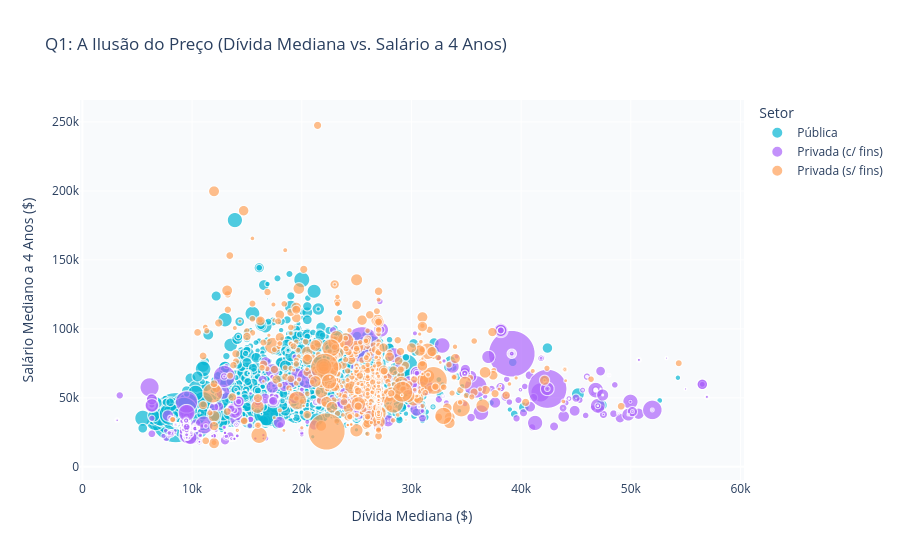
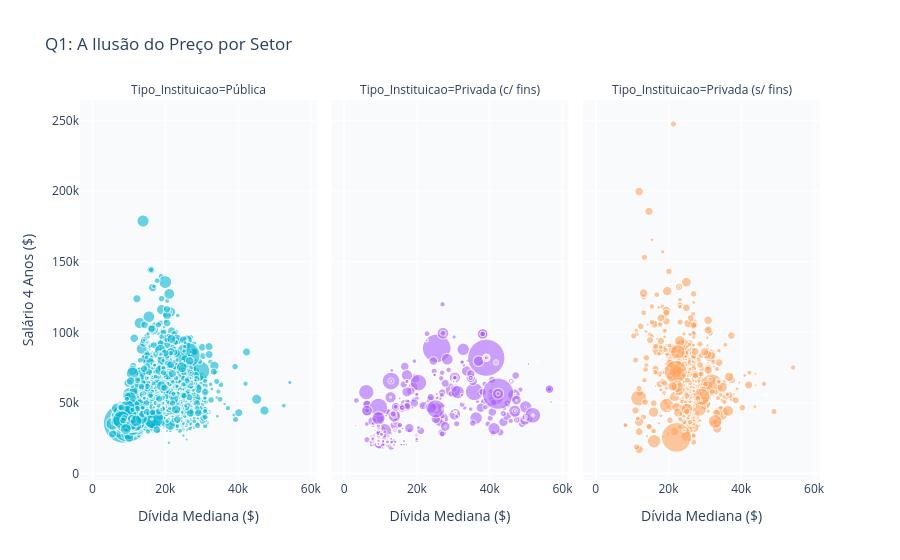
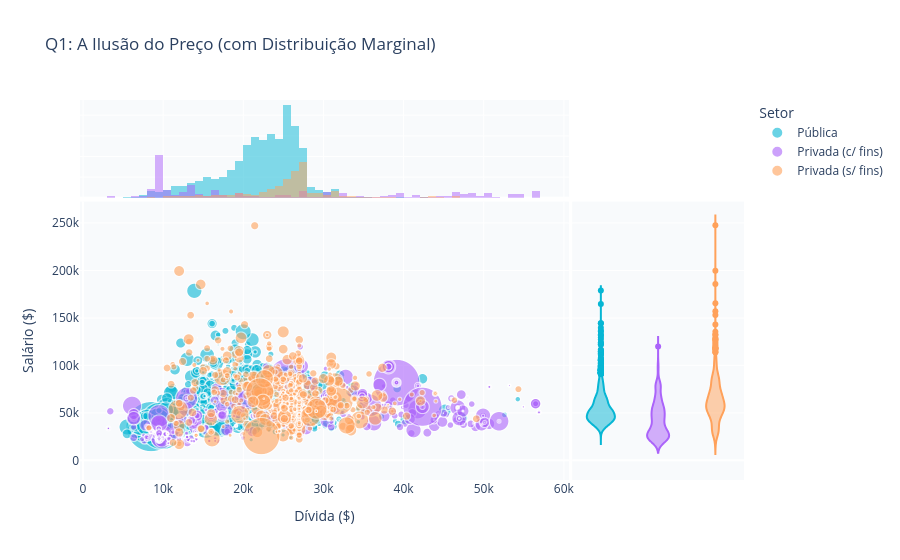

Notebook code cell kept with these figures, in order:
### Code cell
import pandas as pd
import plotly.express as px
import plotly.graph_objects as go
import numpy as np

# 1. Carregar os dados que preparaste
df_final = pd.read_csv('../data/merged_data.csv', low_memory=False)

# 2. Preparação Visual e de Cálculos (Mesmo passo que usaste no Canva)
df_final['IPEDSCOUNT1'] = df_final['IPEDSCOUNT1'].fillna(1) # Impede erro do tamanho das bolhas

# As cores que definimos no Canva para consistência visual
cores_setor = {
    'Pública': '#06B6D4', 
    'Privada (Sem Fins)': '#10B981', 
    'Privada (Com Fins)': '#F43F5E'
}

# ----------------------------------------------------------------------
# Q1. A Ilusão do Preço: Dívida vs. Salário (Radar de ROI)
# ----------------------------------------------------------------------
fig_q1 = px.scatter(
    df_final,
    x='DEBT_ALL_STGP_ANY_MDN',
    y='EARN_MDN_4YR',
    size='IPEDSCOUNT1',
    color='Tipo_Instituicao',
    color_discrete_map=cores_setor,
    hover_name='INSTNM',
    hover_data={'CIPDESC': True, 'STABBR': True},
    size_max=50,
    opacity=0.7,
    title="Q1: A Ilusão do Preço (Dívida Mediana vs. Salário a 4 Anos)",
    labels={
        'DEBT_ALL_STGP_ANY_MDN': 'Dívida Mediana ($)',
        'EARN_MDN_4YR': 'Salário Mediano a 4 Anos ($)',
        'Tipo_Instituicao': 'Setor'
    }
)
fig_q1.update_layout(plot_bgcolor='#F8FAFC', paper_bgcolor='#FFFFFF')
fig_q1.show()

fig_q1_op1 = px.scatter(
    df_final,
    x='DEBT_ALL_STGP_ANY_MDN',
    y='EARN_MDN_4YR',
    size='IPEDSCOUNT1',
    color='Tipo_Instituicao',
    facet_col='Tipo_Instituicao',
    color_discrete_map=cores_setor,
    hover_name='INSTNM',
    size_max=40, # Reduzi um pouco o tamanho máximo para os painéis mais pequenos
    opacity=0.6, # Reduzi um pouco mais a opacidade
    title="Q1: A Ilusão do Preço por Setor",
    labels={'DEBT_ALL_STGP_ANY_MDN': 'Dívida Mediana ($)', 'EARN_MDN_4YR': 'Salário 4 Anos ($)'}
)
# Esconder a legenda, já que os títulos de cada coluna já dizem o setor
fig_q1_op1.update_layout(showlegend=False, plot_bgcolor='#F8FAFC', paper_bgcolor='#FFFFFF')
fig_q1_op1.show()

fig_q1_op2 = px.scatter(
    df_final,
    x='DEBT_ALL_STGP_ANY_MDN',
    y='EARN_MDN_4YR',
    size='IPEDSCOUNT1',
    color='Tipo_Instituicao',
    color_discrete_map=cores_setor,
    hover_name='INSTNM',
    size_max=50,
    opacity=0.6,
    marginal_x="histogram", # ADICIONA UM HISTOGRAMA NO TOPO
    marginal_y="violin",    # ADICIONA UM VIOLIN PLOT NA LATERAL
    title="Q1: A Ilusão do Preço (com Distribuição Marginal)",
    labels={'DEBT_ALL_STGP_ANY_MDN': 'Dívida ($)', 'EARN_MDN_4YR': 'Salário ($)', 'Tipo_Instituicao': 'Setor'}
)
fig_q1_op2.update_layout(plot_bgcolor='#F8FAFC', paper_bgcolor='#FFFFFF')
fig_q1_op2.show()

df_final['EARN_MDN_4YR'] = pd.to_numeric(df_final['EARN_MDN_4YR'], errors='coerce')
df_final['DEBT_ALL_STGP_ANY_MDN'] = pd.to_numeric(df_final['DEBT_ALL_STGP_ANY_MDN'], errors='coerce')

# Calcular o Rácio de ROI (Salário / Dívida)
df_final['ROI_Ratio'] = df_final['EARN_MDN_4YR'] / df_final['DEBT_ALL_STGP_ANY_MDN']

# 2. Criação do Mapa com nomes em Inglês nos labels
fig_q2 = px.scatter_map(
    df_final, 
    lat="LATITUDE", 
    lon="LONGITUDE", 
    color="ROI_Ratio",            # <--- Agora focado no Rácio de ROI
    size="IPEDSCOUNT1",
    hover_name="INSTNM",
    # Hover mais completo para explicar o ROI
    hover_data={
        'CIPDESC': True, 
        'EARN_MDN_4YR': ':.2f', # Formata salário no hover
        'DEBT_ALL_STGP_ANY_MDN': ':.2f', # Formata dívida no hover
        'ROI_Ratio': ':.2f' # Formata o rácio
    },
    color_continuous_scale=px.colors.sequential.Viridis,
    size_max=20,
    zoom=3,
    # Título em Inglês
    title="Q2: Geographic Impact (ROI Ratio by Institution)", 
    # Labels em Inglês (o segredo para traduzir a legenda e hover)
    labels={
        'ROI_Ratio': 'ROI Ratio (Salary/Debt)', # Legenda da Colorbar
        'EARN_MDN_4YR': 'Median Earnings ($)',
        'DEBT_ALL_STGP_ANY_MDN': 'Median Debt ($)',
        'IPEDSCOUNT1': 'Number of Students',
        'CIPDESC': 'Field of Study'
    }
)

# 3. Mover a Colorbar (Legenda de ROI) para baixo e configurar o estilo
fig_q2.update_layout(
    mapbox_style="carto-positron", 
    # Aumentamos a margem inferior (b) para caber a barra
    margin={"r":0,"t":50,"l":0,"b":80}, 
    coloraxis_colorbar=dict(
        title="ROI Ratio",
        thicknessmode="pixels", thickness=15,
        lenmode="fraction", len=0.7,
        orientation="h",        # <--- Força a barra a ficar HORIZONTAL
        yanchor="bottom",       # <--- Ancora a barra no fundo
        y=-0.25,                # <--- Empurra para baixo do mapa
        xanchor="center", 
        x=0.5
    )
)

fig_q2.show()

# ----------------------------------------------------------------------
# Q3. Desigualdade Estrutural: Fosso Salarial de Género
# ----------------------------------------------------------------------
# Escolhemos a primeira linha do dataset como exemplo de "Dossier Institucional"
# Temos de garantir que é lido como numérico.
curso_alvo = df_final.iloc[0].copy()

anos = ['Ano 1', 'Ano 3', 'Ano 4', 'Ano 5']

salarios_homens = pd.to_numeric([
    curso_alvo['EARN_MALE_WNE_MDN_1YR'], curso_alvo['EARN_MALE_NE_MDN_3YR'],
    curso_alvo['EARN_MALE_WNE_MDN_4YR'], curso_alvo['EARN_MALE_WNE_MDN_5YR']
], errors='coerce')

salarios_mulheres = pd.to_numeric([
    curso_alvo['EARN_NOMALE_WNE_MDN_1YR'], curso_alvo['EARN_NOMALE_NE_MDN_3YR'],
    curso_alvo['EARN_NOMALE_WNE_MDN_4YR'], curso_alvo['EARN_NOMALE_WNE_MDN_5YR']
], errors='coerce')

fig_q3 = go.Figure()
fig_q3.add_trace(go.Scatter(x=anos, y=salarios_homens, mode='lines+markers', name='Homens', line=dict(color='#2563EB', width=3)))
fig_q3.add_trace(go.Scatter(x=anos, y=salarios_mulheres, mode='lines+markers', name='Mulheres', line=dict(color='#F43F5E', width=3)))

fig_q3.update_layout(
    title=f"Q3: Desigualdade de Género - {curso_alvo['INSTNM']} ({curso_alvo['CIPDESC']})",
    yaxis_title="Salário Mediano ($)",
    plot_bgcolor='#F8FAFC', 
    paper_bgcolor='#FFFFFF',
    hovermode="x unified"
)
fig_q3.show()

# ----------------------------------------------------------------------
# Q4. Risco de Incumprimento: Default Rate por Área de Estudo
# ----------------------------------------------------------------------
# Converter o Default Rate para numérico
df_final['BBRR2_FED_COMP_DFLT'] = pd.to_numeric(df_final['BBRR2_FED_COMP_DFLT'], errors='coerce')

# Ordenar por mediana decrescente para ficar fácil de ler no Dash
fig_q4 = px.box(
    df_final,
    x="CIP_FAMILIA",
    y="BBRR2_FED_COMP_DFLT",
    color="CIP_FAMILIA",
    title="Q4: Risco de Incumprimento (Default Rate) por Família de Curso",
    labels={
        'CIP_FAMILIA': 'Família do Curso (Código CIP)',
        'BBRR2_FED_COMP_DFLT': 'Taxa de Incumprimento'
    },
    points="outliers"
)
fig_q4.update_layout(
    xaxis={'categoryorder':'median descending'},
    showlegend=False, 
    plot_bgcolor='#F8FAFC', 
    paper_bgcolor='#FFFFFF'
)
fig_q4.show()

# ----------------------------------------------------------------------
# BÓNUS: Distribuição de Género (O novo gráfico do painel lateral da Página 2)
# ----------------------------------------------------------------------
valores_demograficos = pd.to_numeric([curso_alvo['UGDS_MEN'], curso_alvo['UGDS_WOMEN']], errors='coerce')

fig_demo = px.pie(
    values=valores_demograficos, 
    names=['Homens', 'Mulheres'], 
    title=f"Demografia Global: {curso_alvo['INSTNM']}",
    hole=0.4,
    color_discrete_sequence=['#2563EB', '#F43F5E']
)
fig_demo.update_traces(textinfo='percent+label')
fig_demo.update_layout(paper_bgcolor='#FFFFFF')
fig_demo.show()

# Só calcula se o DataFrame não estiver vazio
if not df_final.empty:
    # 1. TOTAL DE ALUNOS (Soma da coluna de contagem)
    # Usamos .sum() e formatamos com f-string para ter separador de milhar
    total_alunos_val = int(df_final['IPEDSCOUNT1'].sum())
    total_alunos_formatado = f"{total_alunos_val:,}".replace(",", ".") # Padrão PT-BR

    # 2. DÍVIDA MEDIANA (Média das medianas ou mediana global)
    divida_val = df_final['DEBT_ALL_STGP_ANY_MDN'].median()
    divida_formatada = f"$ {divida_val:,.0f}".replace(",", "X").replace(".", ",").replace("X", ".")

    # 3. SALÁRIO MEDIANO (4 ANOS)
    salario_val = df_final['EARN_MDN_4YR'].median()
    salario_formatado = f"$ {salario_val:,.0f}".replace(",", "X").replace(".", ",").replace("X", ".")
else:
    # Valores padrão caso o arquivo não carregue
    total_alunos_formatado = "0"
    divida_formatada = "$ 0"
    salario_formatado = "$ 0"

### Figure 1 — Plotly figure (JSON) as saved in the notebook; plotly's stock layout.template omitted (floating-point values rounded to 4 significant figures; data arrays with more than 128 entries replaced by an {"elided": "..."} marker saying what was removed)
{"data": [{"customdata": {"elided": "3652x2 str values"}, "hovertemplate": "<b>%{hovertext}</b><br><br>Setor=Pública<br>Dívida Mediana ($)=%{x}<br>Salário Mediano a 4 Anos ($)=%{y}<br>IPEDSCOUNT1=%{marker.size}<br>CIPDESC=%{customdata[0]}<br>STABBR=%{customdata[1]}<extra></extra>", "hovertext": {"elided": "3652 str values"}, "legendgroup": "Pública", "marker": {"color": "#06B6D4", "opacity": 0.7, "size": {"elided": "3652 float values"}, "sizemode": "area", "sizeref": 3.633, "symbol": "circle"}, "mode": "markers", "name": "Pública", "showlegend": true, "type": "scattergl", "x": {"elided": "3652 float values"}, "xaxis": "x", "y": {"elided": "3652 float values"}, "yaxis": "y"}, {"customdata": {"elided": "973x2 str values"}, "hovertemplate": "<b>%{hovertext}</b><br><br>Setor=Privada (c/ fins)<br>Dívida Mediana ($)=%{x}<br>Salário Mediano a 4 Anos ($)=%{y}<br>IPEDSCOUNT1=%{marker.size}<br>CIPDESC=%{customdata[0]}<br>STABBR=%{customdata[1]}<extra></extra>", "hovertext": {"elided": "973 str values"}, "legendgroup": "Privada (c/ fins)", "marker": {"color": "#ab63fa", "opacity": 0.7, "size": {"elided": "973 float values"}, "sizemode": "area", "sizeref": 3.633, "symbol": "circle"}, "mode": "markers", "name": "Privada (c/ fins)", "showlegend": true, "type": "scattergl", "x": {"elided": "973 float values"}, "xaxis": "x", "y": {"elided": "973 float values"}, "yaxis": "y"}, {"customdata": {"elided": "855x2 str values"}, "hovertemplate": "<b>%{hovertext}</b><br><br>Setor=Privada (s/ fins)<br>Dívida Mediana ($)=%{x}<br>Salário Mediano a 4 Anos ($)=%{y}<br>IPEDSCOUNT1=%{marker.size}<br>CIPDESC=%{customdata[0]}<br>STABBR=%{customdata[1]}<extra></extra>", "hovertext": {"elided": "855 str values"}, "legendgroup": "Privada (s/ fins)", "marker": {"color": "#FFA15A", "opacity": 0.7, "size": {"elided": "855 float values"}, "sizemode": "area", "sizeref": 3.633, "symbol": "circle"}, "mode": "markers", "name": "Privada (s/ fins)", "showlegend": true, "type": "scattergl", "x": {"elided": "855 float values"}, "xaxis": "x", "y": {"elided": "855 float values"}, "yaxis": "y"}], "layout": {"legend": {"itemsizing": "constant", "title": {"text": "Setor"}, "tracegroupgap": 0}, "paper_bgcolor": "#FFFFFF", "plot_bgcolor": "#F8FAFC", "title": {"text": "Q1: A Ilusão do Preço (Dívida Mediana vs. Salário a 4 Anos)"}, "xaxis": {"anchor": "y", "domain": [0, 1], "title": {"text": "Dívida Mediana ($)"}}, "yaxis": {"anchor": "x", "domain": [0, 1], "title": {"text": "Salário Mediano a 4 Anos ($)"}}}}

### Figure 2 — Plotly figure (JSON) as saved in the notebook; plotly's stock layout.template omitted (floating-point values rounded to 4 significant figures; data arrays with more than 128 entries replaced by an {"elided": "..."} marker saying what was removed)
{"data": [{"hovertemplate": "<b>%{hovertext}</b><br><br>Tipo_Instituicao=Pública<br>Dívida Mediana ($)=%{x}<br>Salário 4 Anos ($)=%{y}<br>IPEDSCOUNT1=%{marker.size}<extra></extra>", "hovertext": {"elided": "3652 str values"}, "legendgroup": "Pública", "marker": {"color": "#06B6D4", "opacity": 0.6, "size": {"elided": "3652 float values"}, "sizemode": "area", "sizeref": 5.676, "symbol": "circle"}, "mode": "markers", "name": "Pública", "showlegend": true, "type": "scattergl", "x": {"elided": "3652 float values"}, "xaxis": "x", "y": {"elided": "3652 float values"}, "yaxis": "y"}, {"hovertemplate": "<b>%{hovertext}</b><br><br>Tipo_Instituicao=Privada (c/ fins)<br>Dívida Mediana ($)=%{x}<br>Salário 4 Anos ($)=%{y}<br>IPEDSCOUNT1=%{marker.size}<extra></extra>", "hovertext": {"elided": "973 str values"}, "legendgroup": "Privada (c/ fins)", "marker": {"color": "#ab63fa", "opacity": 0.6, "size": {"elided": "973 float values"}, "sizemode": "area", "sizeref": 5.676, "symbol": "circle"}, "mode": "markers", "name": "Privada (c/ fins)", "showlegend": true, "type": "scattergl", "x": {"elided": "973 float values"}, "xaxis": "x2", "y": {"elided": "973 float values"}, "yaxis": "y2"}, {"hovertemplate": "<b>%{hovertext}</b><br><br>Tipo_Instituicao=Privada (s/ fins)<br>Dívida Mediana ($)=%{x}<br>Salário 4 Anos ($)=%{y}<br>IPEDSCOUNT1=%{marker.size}<extra></extra>", "hovertext": {"elided": "855 str values"}, "legendgroup": "Privada (s/ fins)", "marker": {"color": "#FFA15A", "opacity": 0.6, "size": {"elided": "855 float values"}, "sizemode": "area", "sizeref": 5.676, "symbol": "circle"}, "mode": "markers", "name": "Privada (s/ fins)", "showlegend": true, "type": "scattergl", "x": {"elided": "855 float values"}, "xaxis": "x3", "y": {"elided": "855 float values"}, "yaxis": "y3"}], "layout": {"annotations": [{"font": {}, "showarrow": false, "text": "Tipo_Instituicao=Pública", "x": 0.16, "xanchor": "center", "xref": "paper", "y": 1, "yanchor": "bottom", "yref": "paper"}, {"font": {}, "showarrow": false, "text": "Tipo_Instituicao=Privada (c/ fins)", "x": 0.5, "xanchor": "center", "xref": "paper", "y": 1, "yanchor": "bottom", "yref": "paper"}, {"font": {}, "showarrow": false, "text": "Tipo_Instituicao=Privada (s/ fins)", "x": 0.84, "xanchor": "center", "xref": "paper", "y": 1, "yanchor": "bottom", "yref": "paper"}], "legend": {"itemsizing": "constant", "title": {"text": "Tipo_Instituicao"}, "tracegroupgap": 0}, "paper_bgcolor": "#FFFFFF", "plot_bgcolor": "#F8FAFC", "showlegend": false, "title": {"text": "Q1: A Ilusão do Preço por Setor"}, "xaxis": {"anchor": "y", "domain": [0, 0.32], "title": {"text": "Dívida Mediana ($)"}}, "xaxis2": {"anchor": "y2", "domain": [0.34, 0.66], "matches": "x", "title": {"text": "Dívida Mediana ($)"}}, "xaxis3": {"anchor": "y3", "domain": [0.68, 1.0], "matches": "x", "title": {"text": "Dívida Mediana ($)"}}, "yaxis": {"anchor": "x", "domain": [0, 1], "title": {"text": "Salário 4 Anos ($)"}}, "yaxis2": {"anchor": "x2", "domain": [0, 1], "matches": "y", "showticklabels": false}, "yaxis3": {"anchor": "x3", "domain": [0, 1], "matches": "y", "showticklabels": false}}}

### Figure 3 — Plotly figure (JSON) as saved in the notebook; plotly's stock layout.template omitted (floating-point values rounded to 4 significant figures; data arrays with more than 128 entries replaced by an {"elided": "..."} marker saying what was removed)
{"data": [{"hovertemplate": "<b>%{hovertext}</b><br><br>Setor=Pública<br>Dívida ($)=%{x}<br>Salário ($)=%{y}<br>IPEDSCOUNT1=%{marker.size}<extra></extra>", "hovertext": {"elided": "3652 str values"}, "legendgroup": "Pública", "marker": {"color": "#06B6D4", "opacity": 0.6, "size": {"elided": "3652 float values"}, "sizemode": "area", "sizeref": 3.633, "symbol": "circle"}, "mode": "markers", "name": "Pública", "showlegend": true, "type": "scattergl", "x": {"elided": "3652 float values"}, "xaxis": "x", "y": {"elided": "3652 float values"}, "yaxis": "y"}, {"bingroup": "x", "hovertemplate": "Setor=Pública<br>Dívida ($)=%{x}<br>count=%{y}<extra></extra>", "legendgroup": "Pública", "marker": {"color": "#06B6D4"}, "name": "Pública", "opacity": 0.5, "showlegend": false, "type": "histogram", "x": {"elided": "3652 float values"}, "xaxis": "x3", "yaxis": "y3"}, {"hovertemplate": "<b>%{hovertext}</b><br><br>Setor=Pública<br>Salário ($)=%{y}<extra></extra>", "hovertext": {"elided": "3652 str values"}, "legendgroup": "Pública", "marker": {"color": "#06B6D4", "symbol": "circle"}, "name": "Pública", "scalegroup": "y", "showlegend": false, "type": "violin", "xaxis": "x2", "y": {"elided": "3652 float values"}, "yaxis": "y2"}, {"hovertemplate": "<b>%{hovertext}</b><br><br>Setor=Privada (c/ fins)<br>Dívida ($)=%{x}<br>Salário ($)=%{y}<br>IPEDSCOUNT1=%{marker.size}<extra></extra>", "hovertext": {"elided": "973 str values"}, "legendgroup": "Privada (c/ fins)", "marker": {"color": "#ab63fa", "opacity": 0.6, "size": {"elided": "973 float values"}, "sizemode": "area", "sizeref": 3.633, "symbol": "circle"}, "mode": "markers", "name": "Privada (c/ fins)", "showlegend": true, "type": "scattergl", "x": {"elided": "973 float values"}, "xaxis": "x", "y": {"elided": "973 float values"}, "yaxis": "y"}, {"bingroup": "x", "hovertemplate": "Setor=Privada (c/ fins)<br>Dívida ($)=%{x}<br>count=%{y}<extra></extra>", "legendgroup": "Privada (c/ fins)", "marker": {"color": "#ab63fa"}, "name": "Privada (c/ fins)", "opacity": 0.5, "showlegend": false, "type": "histogram", "x": {"elided": "973 float values"}, "xaxis": "x3", "yaxis": "y3"}, {"hovertemplate": "<b>%{hovertext}</b><br><br>Setor=Privada (c/ fins)<br>Salário ($)=%{y}<extra></extra>", "hovertext": {"elided": "973 str values"}, "legendgroup": "Privada (c/ fins)", "marker": {"color": "#ab63fa", "symbol": "circle"}, "name": "Privada (c/ fins)", "scalegroup": "y", "showlegend": false, "type": "violin", "xaxis": "x2", "y": {"elided": "973 float values"}, "yaxis": "y2"}, {"hovertemplate": "<b>%{hovertext}</b><br><br>Setor=Privada (s/ fins)<br>Dívida ($)=%{x}<br>Salário ($)=%{y}<br>IPEDSCOUNT1=%{marker.size}<extra></extra>", "hovertext": {"elided": "855 str values"}, "legendgroup": "Privada (s/ fins)", "marker": {"color": "#FFA15A", "opacity": 0.6, "size": {"elided": "855 float values"}, "sizemode": "area", "sizeref": 3.633, "symbol": "circle"}, "mode": "markers", "name": "Privada (s/ fins)", "showlegend": true, "type": "scattergl", "x": {"elided": "855 float values"}, "xaxis": "x", "y": {"elided": "855 float values"}, "yaxis": "y"}, {"bingroup": "x", "hovertemplate": "Setor=Privada (s/ fins)<br>Dívida ($)=%{x}<br>count=%{y}<extra></extra>", "legendgroup": "Privada (s/ fins)", "marker": {"color": "#FFA15A"}, "name": "Privada (s/ fins)", "opacity": 0.5, "showlegend": false, "type": "histogram", "x": {"elided": "855 float values"}, "xaxis": "x3", "yaxis": "y3"}, {"hovertemplate": "<b>%{hovertext}</b><br><br>Setor=Privada (s/ fins)<br>Salário ($)=%{y}<extra></extra>", "hovertext": {"elided": "855 str values"}, "legendgroup": "Privada (s/ fins)", "marker": {"color": "#FFA15A", "symbol": "circle"}, "name": "Privada (s/ fins)", "scalegroup": "y", "showlegend": false, "type": "violin", "xaxis": "x2", "y": {"elided": "855 float values"}, "yaxis": "y2"}], "layout": {"barmode": "overlay", "legend": {"itemsizing": "constant", "title": {"text": "Setor"}, "tracegroupgap": 0}, "paper_bgcolor": "#FFFFFF", "plot_bgcolor": "#F8FAFC", "title": {"text": "Q1: A Ilusão do Preço (com Distribuição Marginal)"}, "xaxis": {"anchor": "y", "domain": [0, 0.7363], "title": {"text": "Dívida ($)"}}, "xaxis2": {"anchor": "y2", "domain": [0.7413, 1], "matches": "x2", "showgrid": false, "showline": false, "showticklabels": false, "ticks": ""}, "xaxis3": {"anchor": "y3", "domain": [0, 0.7363], "matches": "x", "showgrid": true, "showticklabels": false}, "xaxis4": {"anchor": "y4", "domain": [0.7413, 1], "matches": "x2", "showgrid": false, "showline": false, "showticklabels": false, "ticks": ""}, "yaxis": {"anchor": "x", "domain": [0, 0.7326], "title": {"text": "Salário ($)"}}, "yaxis2": {"anchor": "x2", "domain": [0, 0.7326], "matches": "y", "showgrid": true, "showticklabels": false}, "yaxis3": {"anchor": "x3", "domain": [0.7426, 1], "matches": "y3", "showgrid": true, "showline": false, "showticklabels": false, "ticks": ""}, "yaxis4": {"anchor": "x4", "domain": [0.7426, 1], "matches": "y3", "showgrid": true, "showline": false, "showticklabels": false, "ticks": ""}}}
